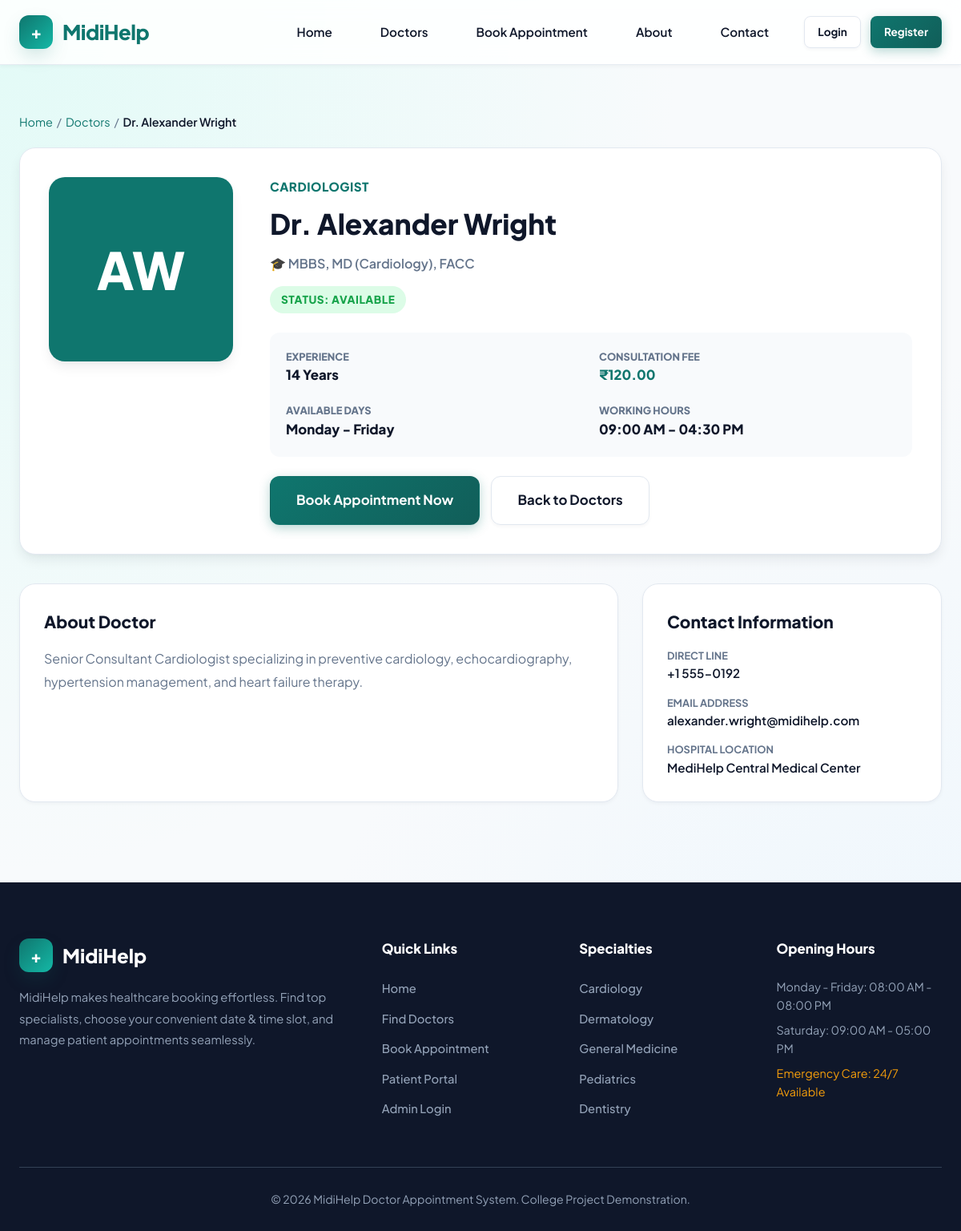
Page /doctor-details.php?id=1 on the committed database.
### tables this page shows
CREATE TABLE `doctors` (
  `id` INT(11) NOT NULL AUTO_INCREMENT,
  `name` VARCHAR(100) NOT NULL,
  `specialization` VARCHAR(100) NOT NULL,
  `qualification` VARCHAR(100) NOT NULL,
  `experience` VARCHAR(50) NOT NULL,
  `phone` VARCHAR(20) NOT NULL,
  `email` VARCHAR(100) NOT NULL,
  `consultation_fee` DECIMAL(10,2) NOT NULL DEFAULT '0.00',
  `available_days` VARCHAR(100) NOT NULL DEFAULT 'Monday - Friday',
  `available_time` VARCHAR(100) NOT NULL DEFAULT '09:00 AM - 05:00 PM',
  `image` VARCHAR(255) DEFAULT 'default-doctor.png',
  `description` TEXT DEFAULT NULL,
  `status` ENUM('Available', 'Unavailable') NOT NULL DEFAULT 'Available',
  `created_at` TIMESTAMP NOT NULL DEFAULT CURRENT_TIMESTAMP,
  PRIMARY KEY (`id`)
);

### doctor-details.php (the view, shortened to what this page needs)
<?php
require_once __DIR__ . '/config/database.php';
$doctor_id = isset($_GET['id']) ? intval($_GET['id']) : 0;
$stmt = $conn->prepare("SELECT * FROM doctors WHERE id = ?");
$stmt->bind_param("i", $doctor_id);
$stmt->execute();
$result = $stmt->get_result();
$doctor = $result->fetch_assoc();
require_once __DIR__ . '/includes/header.php';
?>
<div class="container" style="padding-top: 20px;">
    <div style="margin-bottom: 20px; font-size: 0.9rem; color: var(--muted-text);">
        <a href="index.php">Home</a> &nbsp;/&nbsp; <a href="doctors.php">Doctors</a> &nbsp;/&nbsp; <span style="color: var(--dark-text); font-weight: 600;"><?php echo htmlspecialchars($doctor['name']); ?></span>
    </div>
    <div class="doctor-detail-header">
        <div class="detail-avatar-wrapper">
            <div style="width: 100%; height: 100%; background: var(--primary); color: white; display: flex; align-items: center; justify-content: center; font-size: 4rem; font-weight: 800;">
                <?php
                $initials = implode('', array_map(function($w) { return $w[0]; }, explode(' ', str_replace('Dr. ', '', $doctor['name']))));
                echo htmlspecialchars(substr($initials, 0, 2));
                ?>
            </div>
        </div>
        <div>
            <div class="doctor-spec" style="font-size: 0.95rem; margin-bottom: 6px;"><?php echo htmlspecialchars($doctor['specialization']); ?></div>
            <h1 class="detail-info-title"><?php echo htmlspecialchars($doctor['name']); ?></h1>
            <p style="color: var(--muted-text); font-weight: 600; margin-bottom: 16px;">🎓 <?php echo htmlspecialchars($doctor['qualification']); ?></p>
            <span class="badge <?php echo ($doctor['status'] == 'Available') ? 'badge-confirmed' : 'badge-cancelled'; ?>" style="font-size: 0.85rem; padding: 6px 14px;">
                Status: <?php echo htmlspecialchars($doctor['status']); ?>
            </span>
            <div class="detail-meta-list">
                <div>
                    <div class="meta-item-label">Experience</div>
                    <div class="meta-item-value"><?php echo htmlspecialchars($doctor['experience']); ?></div>
                </div>
                <div>
                    <div class="meta-item-label">Consultation Fee</div>
                    <div class="meta-item-value" style="color: var(--primary);">₹<?php echo number_format($doctor['consultation_fee'], 2); ?></div>
                </div>
                <div>
                    <div class="meta-item-label">Available Days</div>
                    <div class="meta-item-value"><?php echo htmlspecialchars($doctor['available_days']); ?></div>
                </div>
                <div>
                    <div class="meta-item-label">Working Hours</div>
                    <div class="meta-item-value"><?php echo htmlspecialchars($doctor['available_time']); ?></div>
                </div>
            </div>
            <div style="display: flex; gap: 14px; margin-top: 20px;">
                <?php if ($doctor['status'] === 'Available'): ?>
                    <a href="book-appointment.php?doctor_id=<?php echo $doctor['id']; ?>" class="btn btn-primary btn-lg">Book Appointment Now</a>
                <?php else: ?>
                    <button class="btn btn-outline btn-lg" disabled style="opacity: 0.5;">Doctor Currently Unavailable</button>
                <?php endif; ?>
                <a href="doctors.php" class="btn btn-outline btn-lg">Back to Doctors</a>
            </div>
        </div>
    </div>
    <div style="display: grid; grid-template-columns: 2fr 1fr; gap: 30px; margin-bottom: 60px;">
        <div style="background: var(--card-bg); padding: 30px; border-radius: var(--radius-lg); border: 1px solid var(--border-color); box-shadow: var(--shadow-sm);">
            <h3 style="font-size: 1.3rem; font-weight: 800; color: var(--dark-text); margin-bottom: 16px;">About Doctor</h3>
            <p style="color: var(--muted-text); line-height: 1.8; font-size: 1rem;">
                <?php echo nl2br(htmlspecialchars($doctor['description'] ?? 'No bio description available.')); ?>
            </p>
        </div>
        <div style="background: var(--card-bg); padding: 30px; border-radius: var(--radius-lg); border: 1px solid var(--border-color); box-shadow: var(--shadow-sm);">
            <h3 style="font-size: 1.3rem; font-weight: 800; color: var(--dark-text); margin-bottom: 16px;">Contact Information</h3>
            <div style="display: flex; flex-direction: column; gap: 14px; font-size: 0.95rem;">
                <div>
                    <div style="font-weight: 700; color: var(--muted-text); font-size: 0.8rem; text-transform: uppercase;">Direct Line</div>
                    <div style="font-weight: 600; color: var(--dark-text);"><?php echo htmlspecialchars($doctor['phone']); ?></div>
                </div>
                <div>
                    <div style="font-weight: 700; color: var(--muted-text); font-size: 0.8rem; text-transform: uppercase;">Email Address</div>
                    <div style="font-weight: 600; color: var(--dark-text);"><?php echo htmlspecialchars($doctor['email']); ?></div>
                </div>
                <div>
                    <div style="font-weight: 700; color: var(--muted-text); font-size: 0.8rem; text-transform: uppercase;">Hospital Location</div>
                    <div style="font-weight: 600; color: var(--dark-text);">MediHelp Central Medical Center</div>
                </div>
            </div>
        </div>
    </div>
</div>
<?php require_once __DIR__ . '/includes/footer.php'; ?>

### css/style.css (style rules this page uses)
:root { --primary: #0F766E; --primary-hover: #115E59; --primary-light: #F0FDFA; --secondary: #14B8A6; --secondary-light: #CCFBF1; --accent-glow: rgba(20, 184, 166, 0.35); --bg-color: #F8FAFC; --card-bg: #FFFFFF; --glass-bg: rgba(255, 255, 255, 0.85); --dark-text: #0F172A; --muted-text: #64748B; --border-color: #E2E8F0; --success: #16A34A; --success-bg: #DCFCE7; --warning: #F59E0B; --warning-bg: #FEF3C7; --danger: #DC2626; --danger-bg: #FEE2E2; --info: #0284C7; --info-bg: #E0F2FE; --shadow-sm: 0 2px 4px rgba(15, 23, 42, 0.04); --shadow-md: 0 8px 16px -2px rgba(15, 23, 42, 0.08), 0 4px 6px -2px rgba(15, 23, 42, 0.03); --shadow-lg: 0 20px 35px -8px rgba(15, 23, 42, 0.12), 0 8px 16px -6px rgba(15, 23, 42, 0.06); --shadow-glow: 0 10px 25px -5px rgba(15, 118, 110, 0.25); --radius-sm: 8px; --radius-md: 12px; --radius-lg: 20px; --radius-full: 9999px; --transition: all 0.3s cubic-bezier(0.4, 0, 0.2, 1); }
* { margin: 0; padding: 0; box-sizing: border-box; }
body { font-family: 'Plus Jakarta Sans', -apple-system, BlinkMacSystemFont, "Segoe UI", Roboto, sans-serif; background-color: var(--bg-color); background-image: radial-gradient(at 0% 0%, rgba(204, 251, 241, 0.5) 0px, transparent 50%), radial-gradient(at 100% 100%, rgba(224, 242, 254, 0.5) 0px, transparent 50%); background-attachment: fixed; color: var(--dark-text); line-height: 1.6; display: flex; flex-direction: column; min-height: 100vh; overflow-x: hidden; }
a { color: var(--primary); text-decoration: none; transition: var(--transition); }
.container { width: 100%; max-width: 1240px; margin: 0 auto; padding: 0 24px; }
.btn { display: inline-flex; align-items: center; justify-content: center; gap: 8px; font-family: inherit; font-size: 0.95rem; font-weight: 700; padding: 12px 24px; border-radius: var(--radius-md); border: 1px solid transparent; cursor: pointer; transition: var(--transition); text-align: center; white-space: nowrap; position: relative; overflow: hidden; }
.btn-primary { background: linear-gradient(135deg, var(--primary), #115E59); color: white; box-shadow: 0 4px 14px rgba(15, 118, 110, 0.3); }
.btn-outline { background-color: var(--card-bg); border-color: var(--border-color); color: var(--dark-text); box-shadow: var(--shadow-sm); }
.btn-lg { padding: 16px 32px; font-size: 1.05rem; border-radius: var(--radius-md); }
.doctor-spec { color: var(--primary); font-size: 0.85rem; font-weight: 800; text-transform: uppercase; letter-spacing: 0.5px; margin-bottom: 6px; }
.doctor-detail-header { background: var(--card-bg); border-radius: var(--radius-lg); padding: 36px; box-shadow: var(--shadow-md); border: 1px solid var(--border-color); display: grid; grid-template-columns: 240px 1fr; gap: 36px; margin-bottom: 36px; }
.detail-avatar-wrapper { width: 230px; height: 230px; border-radius: var(--radius-lg); overflow: hidden; box-shadow: var(--shadow-md); }
.detail-info-title { font-size: 2.2rem; font-weight: 800; margin-bottom: 8px; }
.detail-meta-list { display: grid; grid-template-columns: repeat(2, 1fr); gap: 20px; margin: 24px 0; padding: 20px; background: var(--bg-color); border-radius: var(--radius-md); }
.meta-item-label { font-size: 0.8rem; font-weight: 800; color: var(--muted-text); text-transform: uppercase; }
.meta-item-value { font-weight: 800; font-size: 1.05rem; color: var(--dark-text); }
.badge { display: inline-flex; align-items: center; gap: 6px; padding: 5px 12px; border-radius: var(--radius-full); font-size: 0.75rem; font-weight: 800; text-transform: uppercase; letter-spacing: 0.5px; }
.badge-confirmed { background-color: var(--success-bg); color: var(--success); }

### rows in the picture
doctors: name "Dr. Alexander Wright", name "AW", specialization "CARDIOLOGIST", qualification "MBBS, MD (Cardiology), FACC", status "AVAILABLE", experience "14 Years", consultation_fee "120.00", available_days "Monday - Friday", available_time "09:00 AM - 04:30 PM", description "Senior Consultant Cardiologist specializing in preventive cardiology, echocardiography, hypertension management, and heart failure therapy.", phone "+1 555-0192", email "alexander.wright@midihelp.com"
